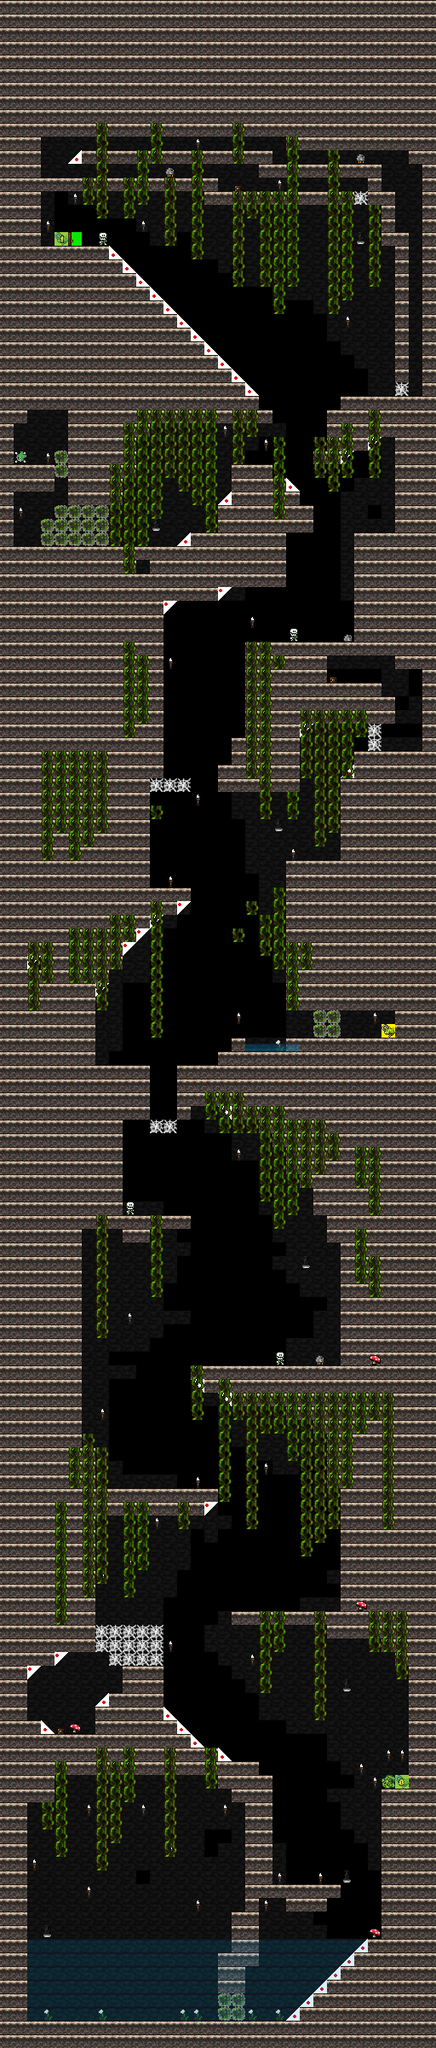

Below is a game level as drawn by its tile map, then a one-line description and the .tmx that defines it (tile-layer data replaced by summaries):
An orthogonal 32x150 tile map with 16x16 px tiles, 5 tile layers (Background, Midback, Midground, Foreground, ...).

<map version="1.0" tiledversion="2018.04.18" orientation="orthogonal" renderorder="right-down" width="32" height="150" tilewidth="16" tileheight="16" infinite="0" nextobjectid="1">
 <tileset firstgid="1" source="WorldTiles.tsx" />
 <layer name="Background" width="32" height="150">
  <data>[4800 cells, 3796 non-empty, 1 distinct tile ids]</data>
 </layer>
 <layer name="Midback" width="32" height="150">
  <data>[4800 cells, 61 non-empty, 5 distinct tile ids]</data>
 </layer>
 <layer name="Midground" width="32" height="150">
  <data>[4800 cells, 2750 non-empty, 17 distinct tile ids]</data>
 </layer>
 <layer name="Foreground" width="32" height="150">
  <data>[4800 cells, 632 non-empty, 2 distinct tile ids]</data>
 </layer>
 <layer name="Liquid" width="32" height="150" opacity="0.55">
  <data>[4800 cells, 139 non-empty, 2 distinct tile ids]</data>
 </layer>
</map>